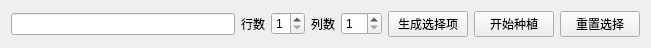
       <widget class="QWidget" name="layoutWidget">
        <property name="geometry">
         <rect>
          <x>1</x>
          <y>30</y>
          <width>651</width>
          <height>32</height>
         </rect>
        </property>
        <layout class="QHBoxLayout" name="horizontalLayout_2">
         <item>
          <widget class="QLineEdit" name="randplantinfo"/>
         </item>
         <item>
          <widget class="QLabel" name="label_4">
           <property name="text">
            <string>行数</string>
           </property>
          </widget>
         </item>
         <item>
          <widget class="QSpinBox" name="randrownum">
           <property name="minimum">
            <number>1</number>
           </property>
           <property name="maximum">
            <number>6</number>
           </property>
          </widget>
         </item>
         <item>
          <widget class="QLabel" name="label_5">
           <property name="text">
            <string>列数</string>
           </property>
          </widget>
         </item>
         <item>
          <widget class="QSpinBox" name="randcolnum">
           <property name="minimum">
            <number>1</number>
           </property>
           <property name="maximum">
            <number>10</number>
           </property>
          </widget>
         </item>
         <item>
          <widget class="QPushButton" name="createselections">
           <property name="text">
            <string>生成选择项</string>
           </property>
          </widget>
         </item>
         <item>
          <widget class="QPushButton" name="startrandplaceplant">
           <property name="text">
            <string>开始种植</string>
           </property>
          </widget>
         </item>
         <item>
          <widget class="QPushButton" name="randplantreset">
           <property name="text">
            <string>重置选择</string>
           </property>
          </widget>
         </item>
        </layout>
       </widget>
